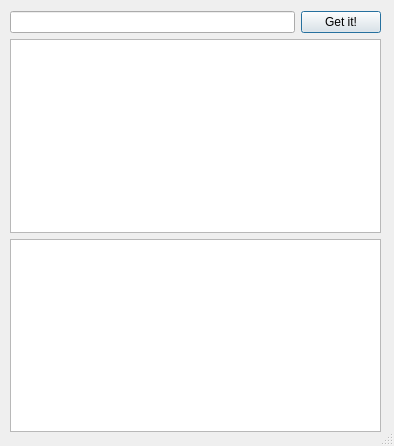
<?xml version="1.0" encoding="UTF-8"?>
<ui version="4.0">
 <class>Dialog</class>
 <widget class="QDialog" name="Dialog">
  <property name="geometry">
   <rect>
    <x>0</x>
    <y>0</y>
    <width>394</width>
    <height>446</height>
   </rect>
  </property>
  <property name="windowTitle">
   <string>Dialog</string>
  </property>
  <property name="sizeGripEnabled">
   <bool>true</bool>
  </property>
  <widget class="QWidget" name="">
   <property name="geometry">
    <rect>
     <x>10</x>
     <y>11</y>
     <width>371</width>
     <height>421</height>
    </rect>
   </property>
   <layout class="QVBoxLayout" name="verticalLayout">
    <item>
     <layout class="QHBoxLayout" name="horizontalLayout">
      <item>
       <widget class="QLineEdit" name="le_domain"/>
      </item>
      <item>
       <widget class="QPushButton" name="pb_getit">
        <property name="text">
         <string>Get it!</string>
        </property>
       </widget>
      </item>
     </layout>
    </item>
    <item>
     <widget class="QPlainTextEdit" name="pt_iplist"/>
    </item>
    <item>
     <widget class="QPlainTextEdit" name="pt_ip"/>
    </item>
   </layout>
  </widget>
 </widget>
 <resources/>
 <connections/>
</ui>
